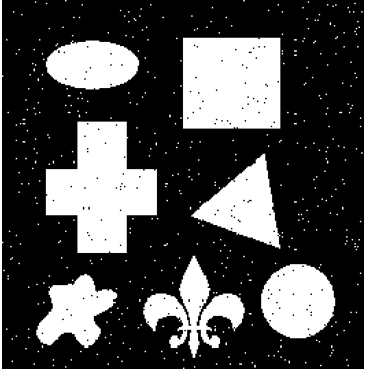
#> input picture lab5/labtest.PNG, 366 x 369 px, found by its file name
$ python labtest.py
#> lines starting #> are read from the running program, lines starting #| are printed output that depends on the picture; after the words box and inside, x2 and y2 are one past the last pixel; in counts of white or black regions, pixels touching at a corner belong together
# -*- coding: utf-8 -*-
"""
Created on Tue Jun 28 18:07:05 2022

@author: u
"""

import cv2
import numpy as np
import matplotlib.pyplot as plt

img = cv2.imread('labtest.png',0)
#> img is the input picture: shape (369, 366); min 0, max 255, mean 74.4

plt.imshow(img,'gray')
plt.show()

im_H = img.shape[0]
#> im_H = 369
im_W  = img.shape[1]
#> im_W = 366


kernel = np.array(([0,0,0,1,0,0,0],
                   [0,0,1,0,1,0,0],
                   [0,1,0,0,0,1,0],
                   [1,0,0,0,0,0,1],
                   [0,1,0,0,0,1,0],
                   [0,0,1,0,1,0,0],
                   [0,0,0,1,0,0,0]),np.uint8)

ksize = 7
padding = (ksize-1)//2

_,thres_img = cv2.threshold(img, 170, 1, cv2.THRESH_BINARY)
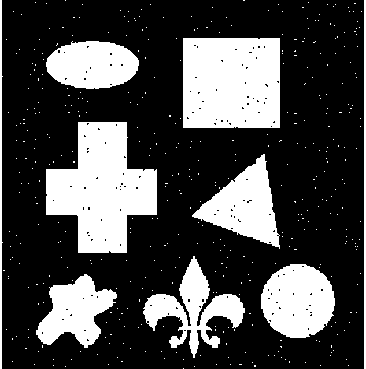
#> thres_img: shape (369, 366); values 0 (black) and 1 (white), 28.5% white; 435 white regions (426 under 20 px), largest, box (x1, y1, x2, y2) and area: (46, 122, 157, 253) 9186, (183, 38, 280, 128) 8631, (261, 264, 335, 338) 4212

thres_img = cv2.copyMakeBorder(thres_img,padding,padding,padding,padding,cv2.BORDER_CONSTANT,value=0)
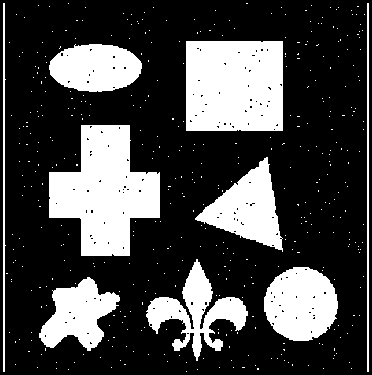
#> thres_img: shape (375, 372); values 0 (black) and 1 (white), 27.6% white; 435 white regions (426 under 20 px), largest, box (x1, y1, x2, y2) and area: (49, 125, 160, 256) 9186, (186, 41, 283, 131) 8631, (264, 267, 338, 341) 4212

output_H = im_H + ksize - 1
#> output_H = 375
output_W = im_W + ksize - 1
#> output_W = 372

result = np.zeros((output_H,output_W),np.uint8)

for x in range(padding,output_H-padding):
    for y in range(padding,output_W-padding):
        a = -1
        temp = thres_img[x-padding:x+padding+1,y-padding:y+padding+1]
        for i in range(ksize):
            for j in range(ksize):
                if(kernel[i,j]==1 and temp[i,j]!=1):
                    a = 0
                    break
            if(a==0):
                break

        if(a==-1):
           result[x,y] = 1
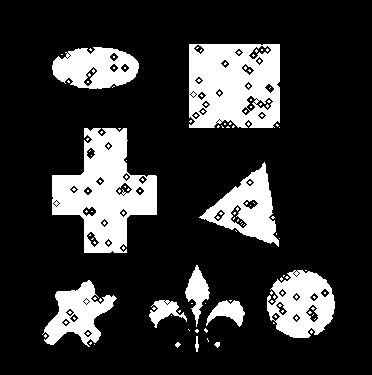
#> result: shape (375, 372); values 0 (black) and 1 (white), 19.2% white; 140 white regions (128 under 20 px), largest, box (x1, y1, x2, y2) and area: (52, 128, 157, 253) 7049, (189, 44, 280, 128) 6528, (267, 270, 335, 338) 3023

plt.imshow(result,'gray')
plt.show()
